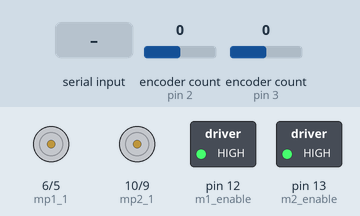
Simulated run of this sketch. Board: Arduino Uno, built with avr-gcc and run on an emulated ATmega328P. On the bench: motor-driver pin pairs drawn as motors (green arrow = first pin HIGH = forward, orange = second pin HIGH = backward, longer = more drive), switched loads named in the sketch (green lamp = pin HIGH). The test bench sets the inputs (shaded band); at power-on: encoder count (sensors on pin 2, pin 3) 0. What the sketch prints to the serial monitor is not drawn.

Above: at 1.2 s.
1.3 s: "90,45," received over Serial
At 1.6 s:
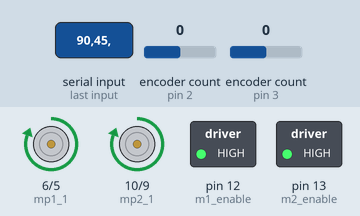
2.8 s: "5," received over Serial
At 3.8 s:
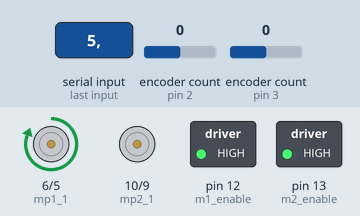
7.3 s: "30,150," received over Serial
At 8.4 s:
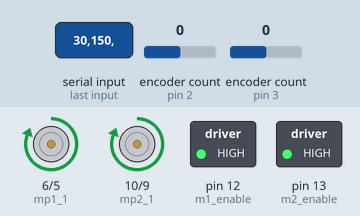
11.8 s: "90," received over Serial
At 13.1 s:
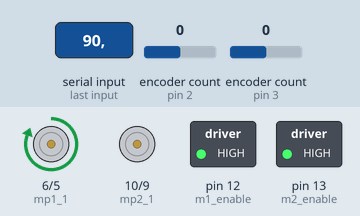
Timing chart, 0 to 14.8 s (numbered marks = the images above; inputs shaded):
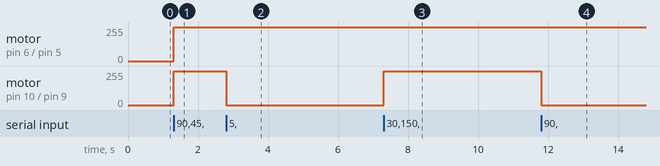

Measured:
- after the input at 1.3 s, motor on pin 6 (mp1_1) / pin 5 (mp1_2), motor on pin 10 (mp2_1) / pin 9 (mp2_2): stopped → forward 255/255 at once
- after the input at 2.8 s, motor on pin 10 (mp2_1) / pin 9 (mp2_2): forward 255/255 → stopped at once
- after the input at 7.3 s, motor on pin 10 (mp2_1) / pin 9 (mp2_2): stopped → forward 255/255 at once
- after the input at 11.8 s, motor on pin 10 (mp2_1) / pin 9 (mp2_2): forward 255/255 → stopped at once

The sketch:

str_read.ino
```cpp
#include<Encoder.h>

// Sampling time
unsigned long current_time;
unsigned long last_transmit;
unsigned long transmit_freq = 1000;


// Initalise argurments
// RX variables
String rx_x;
String rx_y;

// TX Variables
String tx_str = "No Data sent yet";

// Position variables
int m1_desired, m2_desired;
float lamda = 1;
int velocity = 255;

// encoder information
int PPR = 14;
int gearRatio = 298;
Encoder m1_encoder(2, 7);
Encoder m2_encoder(3, 4);
float m1_position = 0;
float m2_position = 0;

// Motor pins
const int mp1_1 = 6;
const int mp1_2 = 5;
const int mp2_1 = 10;
const int mp2_2 = 9;
const int m1_enable = 12;
const int m2_enable = 13;


void setup() {
  // put your setup code here, to run once:
  Serial.begin(38400);
  Serial.setTimeout(1);
  Serial.print("System Setup");

  // Setup timer
  last_transmit = millis();


  pinMode(mp1_1, OUTPUT);
  pinMode(mp1_2, OUTPUT);
  pinMode(mp2_1, OUTPUT);
  pinMode(mp2_2, OUTPUT);
  pinMode(m1_enable, OUTPUT);
  pinMode(m2_enable, OUTPUT);

  // Enable the motors
  digitalWrite(m1_enable, HIGH);
  digitalWrite(m2_enable, HIGH);


  Serial.print("Motors Initiated");
}

void loop() {
  // Read the encoder position
  long new_pos = m1_encoder.read();
  m1_position = (float)new_pos * 360 / (PPR * gearRatio * 2);
  new_pos = m2_encoder.read();
  m2_position = (float)new_pos * 360 / (PPR * gearRatio * 2);

  // Read data from serial
  if (Serial.available()) {

    rx_x = Serial.readStringUntil(',');
    Serial.read();
    rx_y = (Serial.readString());

    m1_desired = rx_x.toInt();
    m2_desired = rx_y.toInt();
  }

  if (m1_position < m1_desired - lamda) {
    analogWrite(mp1_1, velocity);
    analogWrite(mp1_2, 0);
  } else if (m1_position > m1_desired + lamda) {
    analogWrite(mp1_1, 0);
    analogWrite(mp1_2, velocity);
  } else {
    analogWrite(mp1_1, 0);
    analogWrite(mp1_2, 0);
  }


  if (m2_position < m2_desired - lamda) {
    analogWrite(mp2_1, velocity);
    analogWrite(mp2_2, 0);
  } else if (m2_position > m2_desired + lamda) {
    analogWrite(mp2_1, 0);
    analogWrite(mp2_2, velocity);
  } else {
    analogWrite(mp2_1, 0);
    analogWrite(mp2_2, 0);
  }

  current_time = millis();
  if(last_transmit - current_time >= transmit_freq){
    tx_str = String("M1: ");
    tx_str = String(tx_str + m1_position);
    tx_str = String(tx_str + "; M2: ");
    tx_str = String(tx_str + m2_position);
    tx_str = String(tx_str + "\n");

    last_transmit = current_time;
    Serial.print(tx_str);
  }


}
```
